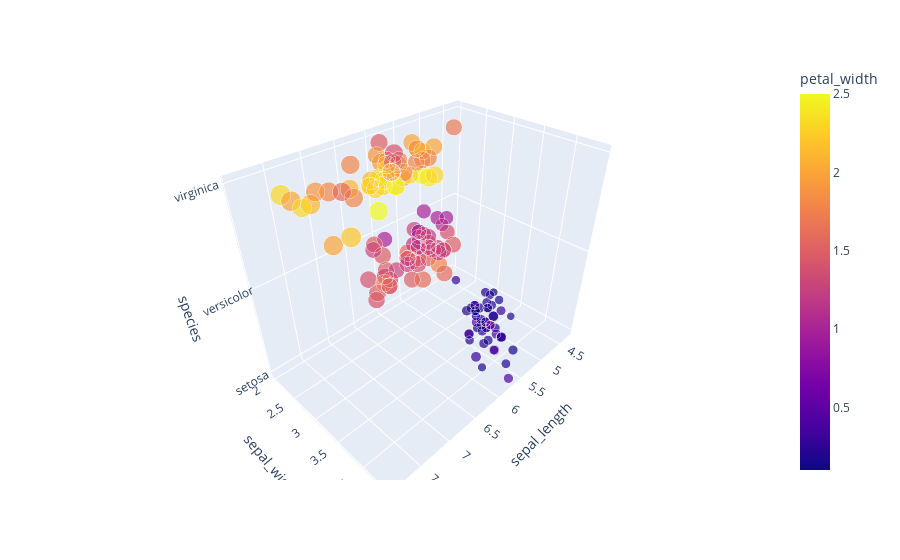

The notebook cell this image was saved under:
### Code cell
fig = px.scatter_3d(iris,x='sepal_length',y='sepal_width',z='species',color='petal_width',size='petal_length')
fig.show()

### Figure 1 — Plotly figure (JSON) as saved in the notebook; plotly's stock layout.template omitted (floating-point values rounded to 4 significant figures; data arrays with more than 128 entries replaced by an {"elided": "..."} marker saying what was removed)
{"data": [{"hovertemplate": "sepal_length=%{x}<br>sepal_width=%{y}<br>species=%{z}<br>petal_length=%{marker.size}<br>petal_width=%{marker.color}<extra></extra>", "legendgroup": "", "marker": {"color": {"elided": "150 float values"}, "coloraxis": "coloraxis", "size": {"elided": "150 float values"}, "sizemode": "area", "sizeref": 0.01725, "symbol": "circle"}, "mode": "markers", "name": "", "scene": "scene", "showlegend": false, "type": "scatter3d", "x": {"elided": "150 float values"}, "y": {"elided": "150 float values"}, "z": {"elided": "150 str values"}}], "layout": {"coloraxis": {"colorbar": {"title": {"text": "petal_width"}}, "colorscale": [[0, "#0d0887"], [0.1111, "#46039f"], [0.2222, "#7201a8"], [0.3333, "#9c179e"], [0.4444, "#bd3786"], [0.5556, "#d8576b"], [0.6667, "#ed7953"], [0.7778, "#fb9f3a"], [0.8889, "#fdca26"], [1, "#f0f921"]]}, "legend": {"itemsizing": "constant", "tracegroupgap": 0}, "margin": {"t": 60}, "scene": {"domain": {"x": [0, 1], "y": [0, 1]}, "xaxis": {"title": {"text": "sepal_length"}}, "yaxis": {"title": {"text": "sepal_width"}}, "zaxis": {"title": {"text": "species"}}}}}
